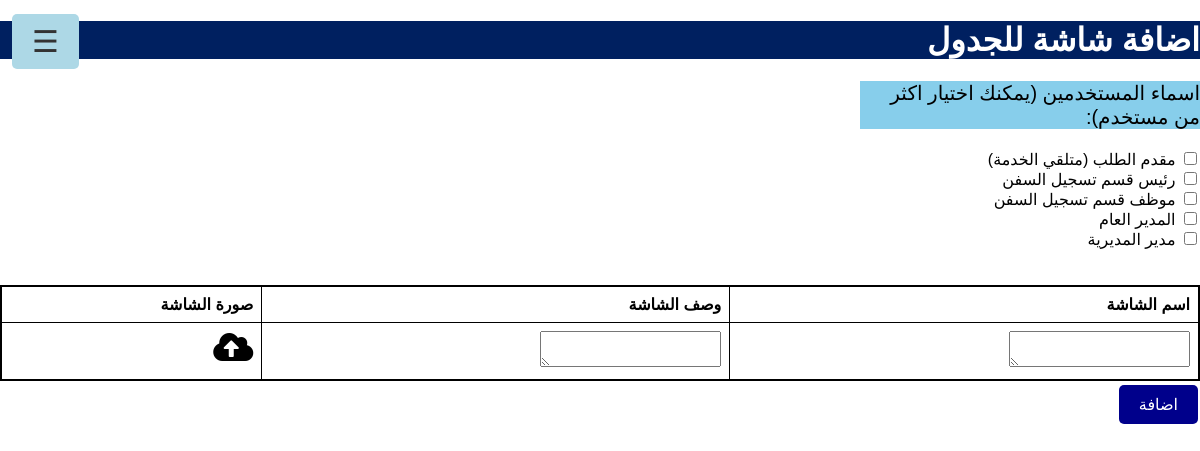
/add_screen_to_table/1, run on an earlier commit of the app's database.
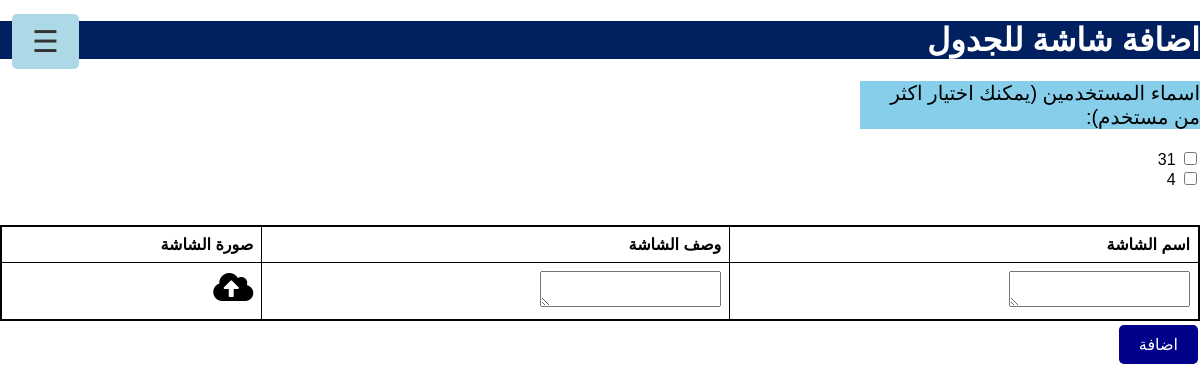
And on a later commit of the database.
### app.py (models this page shows)
class User(db.Model):
    id = db.Column(db.Integer, primary_key=True)
    username = db.Column(db.String(100), nullable=False)
    user_description = db.Column(db.Text, nullable=True)
    screens = db.relationship('Screen', secondary='screen_user', backref='users')

### app.py (the view)
@app.route('/add_screen_to_table/<int:table_id>')
def add_screen_to_table_form(table_id):
    users = User.query.all()
    return render_template('add_screen_to_table.html', table_id=table_id, users=users)

### templates/add_screen_to_table.html (shortened to what this page needs)
<!DOCTYPE html>
<html lang="en">
  <head>
    <link
      rel="stylesheet"
      href="https://cdnjs.cloudflare.com/ajax/libs/font-awesome/5.15.4/css/all.min.css"
    />
    <link rel="stylesheet" href="../static/addscreen.css" />
    <link rel="stylesheet" href="../static/navbar.css" />
  </head>
  <body>
    {% include 'navbar.html' %}
    <form
      id="addScreenForm"
      action="/create_screen_for_table"
      method="POST"
      enctype="multipart/form-data"
    >
      <div>
        <h1 style="background-color: #002060; color: white">
          اضافة شاشة للجدول
        </h1>
        <div>
          <p style="background-color: skyblue; font-size: 20px; width: 340px">
            اسماء المستخدمين (يمكنك اختيار اكثر من مستخدم):
          </p>
          {% for user in users %}
          <input
            type="checkbox"
            id="user_{{ user.id }}"
            name="user_ids"
            value="{{ user.id }}"
          />
          <label for="user_{{ user.id }}">{{ user.username }}</label><br />
          {% endfor %}
        </div>
        <br /><br />
        <table>
          <thead>
            <tr class="title">
              <th>اسم الشاشة</th>
              <th>وصف الشاشة</th>
              <th>صورة الشاشة</th>
            </tr>
          </thead>
          <tbody>
            <tr>
              <td>
                <textarea
                  type="text"
                  id="screen_name"
                  name="screen_name"
                  required
                ></textarea>
              </td>
              <td>
                <textarea
                  id="screen_description"
                  name="screen_description"
                  required
                ></textarea>
              </td>
              <td>
                <label for="file-upload" class="custom-file-upload">
                  <i class="fas fa-cloud-upload-alt fa-2x"></i>
                </label>
              </td>
            </tr>
          </tbody>
        </table>
        <button type="button" id="submitBtn">اضافة</button>
      </div>
    </form>
  </body>
</html>

### templates/navbar.html (shortened to what this page needs)
<head> </head>
<header>
  <div class="container">
    <div class="row">
      <div class="col-md-12">
        <div id="drawer-menu" class="drawer-menu">
          <button id="drawer-toggle" class="drawer-toggle">&#9776;</button>
        </div>
      </div>
    </div>
  </div>
</header>

### static/addscreen.css (style rules this page uses)
table { border-collapse: collapse; width: 100%; border: 2px solid black; border-radius: 10px; text-align: right; }
th, td { border: 1px solid black; padding: 8px; text-align: left; }
button { background-color: darkblue; color: white; border: none; padding: 10px 20px; text-align: center; text-decoration: none; display: inline-block; font-size: 16px; margin: 4px 2px; cursor: pointer; border-radius: 5px; }
* { text-align: right; }
th, td { text-align: right; }
td, tr, th { vertical-align: top; text-align: right; }

### static/navbar.css (style rules this page uses)
body { direction: rtl; font-family: "Droid Arabic Kufi"; height: 1000px; }
body { margin: 0; font-family: Arial, sans-serif; }
.drawer-menu { position: fixed; top: 0; left: -250px; width: 250px; height: 100%; background: #333; color: lightblue; transition: left 0.3s ease; z-index: 1000; padding-top: 20px; }
.drawer-toggle { font-size: 30px; cursor: pointer; background: none; border: none; color: #333; position: fixed; top: 10px; left: 10px; z-index: 1001; background-color: lightblue; }

### templates/add_screen_to_table.html (style rules this page uses)
* { direction: rtl; }

What changed in the data, as far as the page shows it:
removed User: username "مقدم الطلب (متلقي الخدمة)"
removed User: username "رئيس قسم تسجيل السفن"
removed User: username "مدير المديرية"
changed User (number 1 of 2 on the later page): username "موظف قسم تسجيل السفن" → "31"
changed User (number 2 of 2 on the later page): username "المدير العام" → "4"
